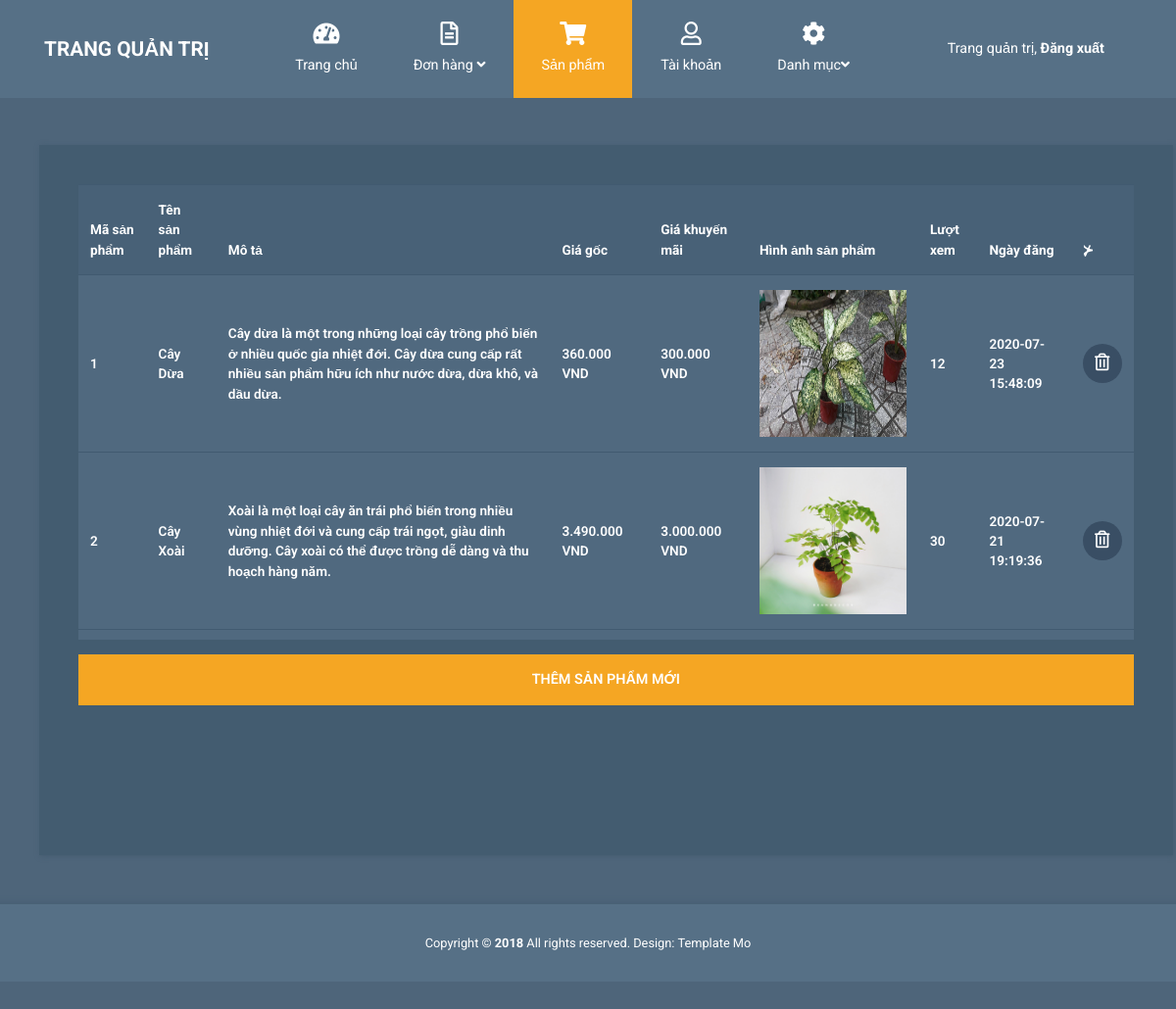
Screenshot of /views/admin/products.php (signed in) with the database file from the repository.
### tables this page shows
CREATE TABLE `product` (
  `product_id` int(11) NOT NULL AUTO_INCREMENT,
  `name` varchar(70) NOT NULL,
  `description` text NOT NULL,
  `price` int(11) default 0,
  `thumbnail` varchar(200),
  views int default 0,
  price_sale int default 0,
  `post_date` datetime default current_timestamp,
  `category_id` int(11) not null,
  PRIMARY KEY (`product_id`)
);

### views/admin/products.php (the view, shortened to what this page needs)
<!DOCTYPE html>
<html lang="en">
<head>
    <link rel="stylesheet" href="css/fontawesome.min.css" />
    <link rel="stylesheet" href="css/bootstrap.min.css" />
    <link rel="stylesheet" href="css/templatemo-style.css">
</head>
<body id="reportsPage">
    <nav class="navbar navbar-expand-xl">
        <div class="container h-100">
            <a class="navbar-brand" href="index.php?page=dashboard">
                <h1 class="tm-site-title mb-0">Trang quản trị</h1>
            </a>
            <div class="collapse navbar-collapse" id="navbarSupportedContent">
                <ul class="navbar-nav mx-auto h-100">
                    <li class="nav-item">
                        <a class="nav-link" href="index.php">
                            <i class="fas fa-tachometer-alt"></i> Trang chủ
                        </a>
                    </li>
                    <li class="nav-item dropdown">
                        <a class="nav-link dropdown-toggle" href="oder.php" >
                            <i class="far fa-file-alt"></i>
                            <span>
                                Đơn hàng <i class="fas fa-angle-down"></i>
                            </span>
                        </a>
                    </li>
                    <li class="nav-item">
                        <a class="nav-link active" href="products.php">
                            <i class="fas fa-shopping-cart"></i> Sản phẩm
                        </a>
                    </li>
                    <li class="nav-item">
                        <a class="nav-link" href="accounts.php">
                            <i class="far fa-user"></i> Tài khoản
                        </a>
                    </li>
                        <li class="nav-item dropdown">
                        <a class="nav-link dropdown-toggle" href="category.php" id="navbarDropdown" role="button" data-toggle="dropdown" aria-haspopup="true" aria-expanded="false">
                            <i class="fas fa-cog"></i>
                            <span>
                                Danh mục<i class="fas fa-angle-down"></i>
                            </span>
                        </a>
                    </li>
                </ul>
                <ul class="navbar-nav">
                    <li class="nav-item">
                        <a class="nav-link d-block" href="login.php">
                Trang quản trị, <b>Đăng xuất</b>
            </a>
                    </li>
                </ul>
            </div>
        </div>
    </nav>
    <div class="container mt-5">
        <div class="row tm-content-row">
            <div class="col-sm-12 col-md-12 col-lg-8 col-xl-8 tm-block-col">
                <div class="tm-bg-primary-dark tm-block tm-block-products">
                    <div class="tm-product-table-container">
                        <table class="table table-hover tm-table-small tm-product-table" >
                            <thead>
                                <tr>
                                    <th scope="col">Mã sản phẩm</th>
                                    <th scope="col">Tên sản phẩm</th>
                                    <th scope="col">Mô tả</th>
                                    <th scope="col">Giá gốc</th>
                                    <th scope="col">Giá khuyến mãi</th>
                                    <th scope="col">Hình ảnh sản phẩm</th>
                                    <th scope="col">Lượt xem</th>
                                    <th scope="col">Ngày đăng</th>
                                    <th scope="col">&nsc;</th>
                                </tr>
                            </thead>
<?php
include './model/conn.php';
try {
    $query = "SELECT * FROM product";
    $stmt = $conn->prepare($query);
    $stmt->execute();
    $products = $stmt->fetchAll(PDO::FETCH_ASSOC);
    foreach ($products as $product) {
        echo '<tr>';
        echo '<td  onclick="window.location.href = \'edit-product.php?product_id=' . $product['product_id'] . '\';" class="product-name">' . $product['product_id'] . '</td>';
        echo '<td  onclick="window.location.href = \'edit-product.php?product_id=' . $product['product_id'] . '\';" class="product-name">' . $product['name'] . '</td>';
        echo '<td>' . $product['description'] . '</td>';
        echo '<td>' . number_format($product['price'], 0, ',', '.') . ' VND</td>';
        echo '<td>' . number_format($product['price_sale'], 0, ',', '.') . ' VND</td>';
        echo '<td  onclick="window.location.href = \'edit-product.php?product_id=' . $product['product_id'] . '\';"><img style="width:150px;height:150px" src="../../assets/' . $product['thumbnail'] . '" alt="Product Image"></td>';
         echo '<td>' . $product['views'] . '</td>';
        echo '<td>' . $product['post_date'] . '</td>';
        echo '<td>';
        echo '<a href="#" class="tm-product-delete-link" onclick="deleteProduct(' . $product['product_id'] . ', this); return false;">';
        echo '<i class="far fa-trash-alt tm-product-delete-icon"></i>';
        echo '</a>';
        echo '</td>';
        echo '</tr>';
    }
} catch (PDOException $e) {
    echo "Lỗi kết nối cơ sở dữ liệu: " . $e->getMessage();
}
?>
                        </table>
                    </div>
                    <a href="add-product.php" class="btn btn-primary btn-block text-uppercase mb-3">Thêm sản phẩm mới</a>
                </div>
            </div>
        </div>
    </div>
    <footer class="tm-footer row tm-mt-small">
        <div class="col-12 font-weight-light">
            <p class="text-center text-white mb-0 px-4 small">
                Copyright &copy; <b>2018</b> All rights reserved. Design: <a rel="nofollow noopener" href="https://templatemo.com" class="tm-footer-link">Template Mo</a>
            </p>
        </div>
    </footer>
</body>
</html>

### views/admin/css/templatemo-style.css (style rules this page uses)
html { font-size: 16px; overflow-x: hidden; }
body { font-family: Roboto, Helvetica, Arial, sans-serif; background-color: #4e657a; overflow-x: hidden; }
a { transition: all 0.3s ease; }
.navbar-brand { display: flex; align-items: center; }
.tm-site-title { display: inline-block; text-transform: uppercase; font-size: 1.3rem; font-weight: 700; color: #fff; }
.navbar { height: 100px; background-color: #567086; padding: 0; }
.navbar .container { position: relative; }
.tm-mt-small { margin-top: 20px; }
.tm-block-col { margin-bottom: 30px; }
.tm-block { padding: 40px; -webkit-box-shadow: 1px 1px 5px 0 #455c71; -moz-box-shadow: 1px 1px 5px 0 #455c71; box-shadow: 1px 1px 5px 0 #455c71; min-height: 350px; height: 100%; max-height: 450px; }
.nav-link { color: #fff; height: 100%; display: flex; align-items: center; justify-content: center; flex-direction: column; font-size: 90%; }
.nav-link > i { margin-bottom: 10px; margin-right: 0; font-size: 1.5rem; }
.dropdown-item, .nav-link { padding: 15px 20px; }
.navbar-nav .active > .nav-link, .navbar-nav .nav-link.active { background-color: #f5a623; color: #fff; }
.navbar-nav .nav-link.active i { color: #fff; }
.nav-item { text-align: center; }
.nav-item:last-child { margin-right: 0; }
.dropdown-toggle::after { display: none; }
.tm-content-row { justify-content: space-between; margin-left: -20px; margin-right: -20px; }
.table { background-color: #50697f; color: #fff; font-size: 85%; margin-bottom: 0; }
thead { background-color: #486177; color: #fff; }
.table thead th { border-bottom: 0; }
.btn { border-radius: 0; padding: 13px 28px; transition: all 0.2s ease; max-width: 100%; }
.btn-primary { color: #fff; background-color: #f5a623; border: 2px solid #f5a623; font-size: 90%; font-weight: 600; }
.table td, .table th { border-top: 1px solid #415a70; padding: 15px 25px; vertical-align: middle; }
.tm-table-small td, .tm-table-small th { padding-left: 12px; padding-right: 12px; }
.table-hover tbody tr { transition: all 0.2s ease; }
.tm-bg-primary-dark { background-color: #435c70; }
.tm-block-products { min-height: 725px; }
.tm-product-table-container { max-height: 465px; margin-bottom: 15px; overflow-y: scroll; }
.tm-product-table tr { font-weight: 600; }
.tm-product-delete-icon { font-size: 1.1rem; color: #fff; }
.tm-product-delete-link { padding: 10px; border-radius: 50%; background-color: #394e64; display: inline-block; width: 40px; height: 40px; text-align: center; }
.tm-footer { background-color: #567086; padding-top: 30px; padding-bottom: 30px; -webkit-box-shadow: 0 -3px 5px 0 rgba(69, 92, 113, 0.59); -moz-box-shadow: 0 -3px 5px 0 rgba(69, 92, 113, 0.59); box-shadow: 0 -3px 5px 0 rgba(69, 92, 113, 0.59); }
.tm-footer-link { color: white; }
@media (min-width: 1200px) { .navbar-expand-xl .navbar-nav .nav-link { padding-left: 28px; padding-right: 28px; } }
@media (min-width: 1200px) { .navbar-collapse { height: 100%; } }
@media (max-width: 1275px) and (min-width: 1200px) { .nav-item { margin-right: 15px; } }
@media (max-width: 1350px) { .nav-item { margin-right: 1px; } }

### views/admin/products.php (style rules this page uses)
.tm-content-row { margin-right: -650px !important; }

### rows the page displays
product: product_id "1", name "Cây Dừa", description "Cây dừa là một trong những loại cây trồng phổ biến ở nhiều quốc gia nhiệt đới. Cây dừa cung cấp rất nhiều sản phẩm hữu ích như nước dừa, dừa khô, và dầu dừa.", price "360.000", price_sale "300.000", thumbnail (picture), views "12", post_date "2020-07-23 15:48:09"
product: product_id "2", name "Cây Xoài", description "Xoài là một loại cây ăn trái phổ biến trong nhiều vùng nhiệt đới và cung cấp trái ngọt, giàu dinh dưỡng. Cây xoài có thể được trồng dễ dàng và thu hoạch hàng năm.", price "3.490.000", price_sale "3.000.000", thumbnail (picture), views "30", post_date "2020-07-21 19:19:36"
